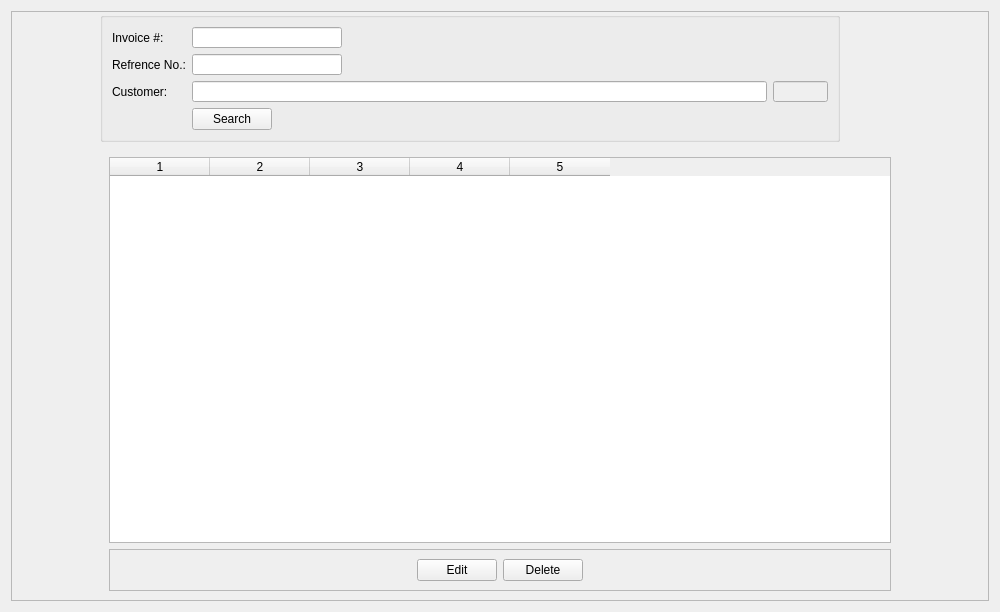
<?xml version="1.0" encoding="UTF-8"?>
<ui version="4.0">
 <class>EditSalesInvoice</class>
 <widget class="QWidget" name="EditSalesInvoice">
  <property name="geometry">
   <rect>
    <x>0</x>
    <y>0</y>
    <width>1000</width>
    <height>612</height>
   </rect>
  </property>
  <property name="windowTitle">
   <string>Form</string>
  </property>
  <layout class="QGridLayout" name="gridLayout">
   <item row="0" column="0">
    <widget class="QStackedWidget" name="stackedWidget">
     <property name="currentIndex">
      <number>0</number>
     </property>
     <widget class="QWidget" name="page_Selection">
      <layout class="QGridLayout" name="gridLayout_6">
       <property name="leftMargin">
        <number>0</number>
       </property>
       <property name="topMargin">
        <number>0</number>
       </property>
       <property name="rightMargin">
        <number>0</number>
       </property>
       <property name="bottomMargin">
        <number>0</number>
       </property>
       <property name="spacing">
        <number>0</number>
       </property>
       <item row="0" column="1">
        <widget class="QFrame" name="frame_4">
         <property name="frameShape">
          <enum>QFrame::StyledPanel</enum>
         </property>
         <property name="frameShadow">
          <enum>QFrame::Raised</enum>
         </property>
         <layout class="QGridLayout" name="gridLayout_8">
          <property name="leftMargin">
           <number>0</number>
          </property>
          <property name="topMargin">
           <number>0</number>
          </property>
          <property name="rightMargin">
           <number>0</number>
          </property>
          <property name="bottomMargin">
           <number>0</number>
          </property>
          <item row="0" column="0">
           <layout class="QVBoxLayout" name="verticalLayout_4">
            <item>
             <widget class="QGroupBox" name="groupBox_3">
              <property name="maximumSize">
               <size>
                <width>740</width>
                <height>130</height>
               </size>
              </property>
              <property name="styleSheet">
               <string notr="true">border-width:0px;</string>
              </property>
              <property name="title">
               <string/>
              </property>
              <layout class="QFormLayout" name="formLayout">
               <item row="0" column="0">
                <widget class="QLabel" name="label_15">
                 <property name="text">
                  <string>Invoice #:</string>
                 </property>
                </widget>
               </item>
               <item row="0" column="1">
                <widget class="QLineEdit" name="search_invno">
                 <property name="maximumSize">
                  <size>
                   <width>150</width>
                   <height>16777215</height>
                  </size>
                 </property>
                </widget>
               </item>
               <item row="2" column="0">
                <widget class="QLabel" name="label_18">
                 <property name="text">
                  <string>Refrence No.:</string>
                 </property>
                </widget>
               </item>
               <item row="2" column="1">
                <widget class="QLineEdit" name="search_refno">
                 <property name="maximumSize">
                  <size>
                   <width>150</width>
                   <height>16777215</height>
                  </size>
                 </property>
                </widget>
               </item>
               <item row="3" column="0">
                <widget class="QLabel" name="label_21">
                 <property name="text">
                  <string>Customer:</string>
                 </property>
                </widget>
               </item>
               <item row="3" column="1">
                <layout class="QHBoxLayout" name="horizontalLayout_19">
                 <item>
                  <widget class="QLineEdit" name="search_customername"/>
                 </item>
                 <item>
                  <widget class="QLineEdit" name="search_customer_id">
                   <property name="enabled">
                    <bool>false</bool>
                   </property>
                   <property name="maximumSize">
                    <size>
                     <width>55</width>
                     <height>16777215</height>
                    </size>
                   </property>
                   <property name="focusPolicy">
                    <enum>Qt::NoFocus</enum>
                   </property>
                  </widget>
                 </item>
                </layout>
               </item>
               <item row="4" column="0">
                <widget class="QLabel" name="label_22">
                 <property name="text">
                  <string/>
                 </property>
                </widget>
               </item>
               <item row="4" column="1">
                <widget class="QPushButton" name="btn_next">
                 <property name="maximumSize">
                  <size>
                   <width>80</width>
                   <height>16777215</height>
                  </size>
                 </property>
                 <property name="text">
                  <string>Search</string>
                 </property>
                </widget>
               </item>
              </layout>
             </widget>
            </item>
            <item>
             <widget class="QFrame" name="frame_5">
              <property name="minimumSize">
               <size>
                <width>100</width>
                <height>50</height>
               </size>
              </property>
              <property name="maximumSize">
               <size>
                <width>800</width>
                <height>16777215</height>
               </size>
              </property>
              <property name="frameShape">
               <enum>QFrame::NoFrame</enum>
              </property>
              <property name="frameShadow">
               <enum>QFrame::Raised</enum>
              </property>
              <layout class="QVBoxLayout" name="verticalLayout_6">
               <item>
                <widget class="QTableWidget" name="tableWidgetSearch">
                 <property name="frameShape">
                  <enum>QFrame::StyledPanel</enum>
                 </property>
                 <property name="editTriggers">
                  <set>QAbstractItemView::NoEditTriggers</set>
                 </property>
                 <property name="tabKeyNavigation">
                  <bool>false</bool>
                 </property>
                 <property name="alternatingRowColors">
                  <bool>true</bool>
                 </property>
                 <property name="selectionMode">
                  <enum>QAbstractItemView::SingleSelection</enum>
                 </property>
                 <property name="selectionBehavior">
                  <enum>QAbstractItemView::SelectRows</enum>
                 </property>
                 <property name="sortingEnabled">
                  <bool>false</bool>
                 </property>
                 <property name="columnCount">
                  <number>5</number>
                 </property>
                 <column/>
                 <column/>
                 <column/>
                 <column/>
                 <column/>
                </widget>
               </item>
               <item>
                <widget class="QFrame" name="frame_6">
                 <property name="minimumSize">
                  <size>
                   <width>0</width>
                   <height>30</height>
                  </size>
                 </property>
                 <property name="frameShape">
                  <enum>QFrame::StyledPanel</enum>
                 </property>
                 <property name="frameShadow">
                  <enum>QFrame::Raised</enum>
                 </property>
                 <layout class="QHBoxLayout" name="horizontalLayout_24">
                  <item>
                   <spacer name="horizontalSpacer_4">
                    <property name="orientation">
                     <enum>Qt::Horizontal</enum>
                    </property>
                    <property name="sizeHint" stdset="0">
                     <size>
                      <width>294</width>
                      <height>20</height>
                     </size>
                    </property>
                   </spacer>
                  </item>
                  <item>
                   <widget class="QPushButton" name="pushButton">
                    <property name="text">
                     <string>Edit</string>
                    </property>
                   </widget>
                  </item>
                  <item>
                   <widget class="QPushButton" name="pushButton_Delete">
                    <property name="text">
                     <string>Delete</string>
                    </property>
                   </widget>
                  </item>
                  <item>
                   <spacer name="horizontalSpacer_5">
                    <property name="orientation">
                     <enum>Qt::Horizontal</enum>
                    </property>
                    <property name="sizeHint" stdset="0">
                     <size>
                      <width>294</width>
                      <height>20</height>
                     </size>
                    </property>
                   </spacer>
                  </item>
                 </layout>
                </widget>
               </item>
              </layout>
             </widget>
            </item>
           </layout>
          </item>
         </layout>
        </widget>
       </item>
      </layout>
     </widget>
     <widget class="QWidget" name="page_form">
      <layout class="QGridLayout" name="gridLayout_5">
       <property name="leftMargin">
        <number>0</number>
       </property>
       <property name="topMargin">
        <number>0</number>
       </property>
       <property name="rightMargin">
        <number>0</number>
       </property>
       <property name="bottomMargin">
        <number>0</number>
       </property>
       <item row="0" column="0">
        <widget class="QScrollArea" name="scrollArea">
         <property name="focusPolicy">
          <enum>Qt::NoFocus</enum>
         </property>
         <property name="frameShape">
          <enum>QFrame::NoFrame</enum>
         </property>
         <property name="widgetResizable">
          <bool>true</bool>
         </property>
         <widget class="QWidget" name="scrollAreaWidgetContents">
          <property name="geometry">
           <rect>
            <x>0</x>
            <y>0</y>
            <width>982</width>
            <height>594</height>
           </rect>
          </property>
          <layout class="QGridLayout" name="gridLayout_2">
           <property name="leftMargin">
            <number>0</number>
           </property>
           <property name="topMargin">
            <number>0</number>
           </property>
           <property name="rightMargin">
            <number>0</number>
           </property>
           <property name="bottomMargin">
            <number>0</number>
           </property>
           <item row="0" column="0">
            <widget class="QGroupBox" name="groupBox">
             <property name="title">
              <string/>
             </property>
             <layout class="QGridLayout" name="gridLayout_3">
              <item row="0" column="0">
               <layout class="QVBoxLayout" name="verticalLayout">
                <item>
                 <layout class="QHBoxLayout" name="horizontalLayout_21">
                  <item>
                   <layout class="QHBoxLayout" name="horizontalLayout">
                    <item>
                     <widget class="QLabel" name="label">
                      <property name="text">
                       <string>Date:</string>
                      </property>
                      <property name="alignment">
                       <set>Qt::AlignRight|Qt::AlignTrailing|Qt::AlignVCenter</set>
                      </property>
                     </widget>
                    </item>
                    <item>
                     <widget class="QDateEdit" name="dateEntrydate">
                      <property name="showGroupSeparator" stdset="0">
                       <bool>false</bool>
                      </property>
                      <property name="calendarPopup">
                       <bool>true</bool>
                      </property>
                     </widget>
                    </item>
                   </layout>
                  </item>
                  <item>
                   <layout class="QHBoxLayout" name="horizontalLayout_2">
                    <item>
                     <widget class="QLabel" name="label_2">
                      <property name="text">
                       <string>Sales Type:</string>
                      </property>
                      <property name="alignment">
                       <set>Qt::AlignRight|Qt::AlignTrailing|Qt::AlignVCenter</set>
                      </property>
                     </widget>
                    </item>
                    <item>
                     <widget class="QComboBox" name="comboSales_type">
                      <property name="minimumSize">
                       <size>
                        <width>100</width>
                        <height>0</height>
                       </size>
                      </property>
                     </widget>
                    </item>
                   </layout>
                  </item>
                  <item>
                   <layout class="QHBoxLayout" name="horizontalLayout_3">
                    <item>
                     <widget class="QLabel" name="label_3">
                      <property name="text">
                       <string>Customer Group:</string>
                      </property>
                      <property name="alignment">
                       <set>Qt::AlignRight|Qt::AlignTrailing|Qt::AlignVCenter</set>
                      </property>
                     </widget>
                    </item>
                    <item>
                     <widget class="QComboBox" name="comboCust_group">
                      <property name="minimumSize">
                       <size>
                        <width>290</width>
                        <height>0</height>
                       </size>
                      </property>
                     </widget>
                    </item>
                   </layout>
                  </item>
                  <item>
                   <layout class="QHBoxLayout" name="horizontalLayout_8">
                    <item>
                     <widget class="QLabel" name="label_7">
                      <property name="text">
                       <string>Bility No:</string>
                      </property>
                      <property name="alignment">
                       <set>Qt::AlignRight|Qt::AlignTrailing|Qt::AlignVCenter</set>
                      </property>
                     </widget>
                    </item>
                    <item>
                     <widget class="QLineEdit" name="txt_shipped_via">
                      <property name="maximumSize">
                       <size>
                        <width>16777215</width>
                        <height>16777215</height>
                       </size>
                      </property>
                     </widget>
                    </item>
                   </layout>
                  </item>
                  <item>
                   <layout class="QHBoxLayout" name="horizontalLayout_6">
                    <item>
                     <widget class="QLabel" name="label_5">
                      <property name="text">
                       <string>Ref. No:</string>
                      </property>
                      <property name="alignment">
                       <set>Qt::AlignRight|Qt::AlignTrailing|Qt::AlignVCenter</set>
                      </property>
                     </widget>
                    </item>
                    <item>
                     <widget class="QLineEdit" name="txt_vendorRefno">
                      <property name="minimumSize">
                       <size>
                        <width>100</width>
                        <height>0</height>
                       </size>
                      </property>
                      <property name="maximumSize">
                       <size>
                        <width>16777215</width>
                        <height>16777215</height>
                       </size>
                      </property>
                     </widget>
                    </item>
                   </layout>
                  </item>
                 </layout>
                </item>
                <item>
                 <layout class="QHBoxLayout" name="horizontalLayout_22">
                  <item>
                   <layout class="QHBoxLayout" name="horizontalLayout_5">
                    <item>
                     <widget class="QLabel" name="label_4">
                      <property name="text">
                       <string>Customer:</string>
                      </property>
                      <property name="alignment">
                       <set>Qt::AlignRight|Qt::AlignTrailing|Qt::AlignVCenter</set>
                      </property>
                     </widget>
                    </item>
                    <item>
                     <layout class="QHBoxLayout" name="horizontalLayout_4">
                      <item>
                       <widget class="QLineEdit" name="txt_customername"/>
                      </item>
                      <item>
                       <widget class="QLineEdit" name="txt_customerid">
                        <property name="enabled">
                         <bool>false</bool>
                        </property>
                        <property name="maximumSize">
                         <size>
                          <width>50</width>
                          <height>16777215</height>
                         </size>
                        </property>
                        <property name="focusPolicy">
                         <enum>Qt::NoFocus</enum>
                        </property>
                       </widget>
                      </item>
                     </layout>
                    </item>
                   </layout>
                  </item>
                  <item>
                   <layout class="QHBoxLayout" name="horizontalLayout_7">
                    <item>
                     <widget class="QLabel" name="label_6">
                      <property name="text">
                       <string>Carrier:</string>
                      </property>
                      <property name="alignment">
                       <set>Qt::AlignRight|Qt::AlignTrailing|Qt::AlignVCenter</set>
                      </property>
                     </widget>
                    </item>
                    <item>
                     <widget class="QComboBox" name="comboCarrier_id">
                      <property name="minimumSize">
                       <size>
                        <width>350</width>
                        <height>0</height>
                       </size>
                      </property>
                     </widget>
                    </item>
                   </layout>
                  </item>
                 </layout>
                </item>
                <item>
                 <layout class="QHBoxLayout" name="horizontalLayout_23">
                  <item>
                   <layout class="QHBoxLayout" name="horizontalLayout_9">
                    <item>
                     <widget class="QLabel" name="label_8">
                      <property name="text">
                       <string>Notes:</string>
                      </property>
                      <property name="alignment">
                       <set>Qt::AlignRight|Qt::AlignTrailing|Qt::AlignVCenter</set>
                      </property>
                     </widget>
                    </item>
                    <item>
                     <widget class="QLineEdit" name="txt_notes">
                      <property name="minimumSize">
                       <size>
                        <width>310</width>
                        <height>0</height>
                       </size>
                      </property>
                     </widget>
                    </item>
                   </layout>
                  </item>
                  <item>
                   <layout class="QHBoxLayout" name="horizontalLayout_10">
                    <item>
                     <widget class="QLabel" name="label_9">
                      <property name="text">
                       <string>Ship To:</string>
                      </property>
                      <property name="alignment">
                       <set>Qt::AlignRight|Qt::AlignTrailing|Qt::AlignVCenter</set>
                      </property>
                     </widget>
                    </item>
                    <item>
                     <widget class="QLineEdit" name="txt_shipto">
                      <property name="minimumSize">
                       <size>
                        <width>295</width>
                        <height>0</height>
                       </size>
                      </property>
                     </widget>
                    </item>
                   </layout>
                  </item>
                 </layout>
                </item>
               </layout>
              </item>
             </layout>
            </widget>
           </item>
           <item row="1" column="0">
            <widget class="QFrame" name="groupBox_2">
             <property name="title" stdset="0">
              <string/>
             </property>
             <property name="flat" stdset="0">
              <bool>true</bool>
             </property>
             <layout class="QHBoxLayout" name="horizontalLayout_17">
              <item>
               <layout class="QVBoxLayout" name="verticalLayout_2">
                <item>
                 <widget class="QLabel" name="label_10">
                  <property name="text">
                   <string>Item Description</string>
                  </property>
                  <property name="alignment">
                   <set>Qt::AlignCenter</set>
                  </property>
                 </widget>
                </item>
                <item>
                 <layout class="QHBoxLayout" name="horizontalLayout_11">
                  <item>
                   <widget class="QLineEdit" name="txt_itemname">
                    <property name="minimumSize">
                     <size>
                      <width>290</width>
                      <height>0</height>
                     </size>
                    </property>
                   </widget>
                  </item>
                  <item>
                   <widget class="QLineEdit" name="txt_itemid">
                    <property name="enabled">
                     <bool>false</bool>
                    </property>
                    <property name="maximumSize">
                     <size>
                      <width>50</width>
                      <height>16777215</height>
                     </size>
                    </property>
                    <property name="focusPolicy">
                     <enum>Qt::NoFocus</enum>
                    </property>
                   </widget>
                  </item>
                 </layout>
                </item>
               </layout>
              </item>
              <item>
               <layout class="QVBoxLayout" name="verticalLayout_5">
                <item>
                 <widget class="QLabel" name="label_14">
                  <property name="text">
                   <string>Location</string>
                  </property>
                  <property name="alignment">
                   <set>Qt::AlignCenter</set>
                  </property>
                 </widget>
                </item>
                <item>
                 <widget class="QComboBox" name="comboLocation">
                  <property name="minimumSize">
                   <size>
                    <width>150</width>
                    <height>0</height>
                   </size>
                  </property>
                 </widget>
                </item>
               </layout>
              </item>
              <item>
               <layout class="QVBoxLayout" name="verticalLayout_3">
                <item>
                 <widget class="QLabel" name="label_11">
                  <property name="maximumSize">
                   <size>
                    <width>80</width>
                    <height>16777215</height>
                   </size>
                  </property>
                  <property name="text">
                   <string>Quantity</string>
                  </property>
                  <property name="alignment">
                   <set>Qt::AlignCenter</set>
                  </property>
                 </widget>
                </item>
                <item>
                 <widget class="QSpinBox" name="txt_qty">
                  <property name="minimumSize">
                   <size>
                    <width>80</width>
                    <height>0</height>
                   </size>
                  </property>
                  <property name="maximumSize">
                   <size>
                    <width>80</width>
                    <height>16777215</height>
                   </size>
                  </property>
                  <property name="frame">
                   <bool>true</bool>
                  </property>
                  <property name="alignment">
                   <set>Qt::AlignCenter</set>
                  </property>
                  <property name="maximum">
                   <number>99999999</number>
                  </property>
                 </widget>
                </item>
               </layout>
              </item>
              <item>
               <layout class="QVBoxLayout" name="verticalLayout_10">
                <item>
                 <widget class="QLabel" name="label_23">
                  <property name="text">
                   <string>Unit</string>
                  </property>
                  <property name="alignment">
                   <set>Qt::AlignCenter</set>
                  </property>
                 </widget>
                </item>
                <item>
                 <widget class="QComboBox" name="comboUnit">
                  <property name="minimumSize">
                   <size>
                    <width>80</width>
                    <height>0</height>
                   </size>
                  </property>
                 </widget>
                </item>
               </layout>
              </item>
              <item>
               <layout class="QVBoxLayout" name="verticalLayout_8">
                <item>
                 <widget class="QLabel" name="label_12">
                  <property name="maximumSize">
                   <size>
                    <width>90</width>
                    <height>16777215</height>
                   </size>
                  </property>
                  <property name="text">
                   <string>Price</string>
                  </property>
                  <property name="alignment">
                   <set>Qt::AlignCenter</set>
                  </property>
                 </widget>
                </item>
                <item>
                 <widget class="QDoubleSpinBox" name="txt_price">
                  <property name="minimumSize">
                   <size>
                    <width>90</width>
                    <height>0</height>
                   </size>
                  </property>
                  <property name="maximumSize">
                   <size>
                    <width>90</width>
                    <height>16777215</height>
                   </size>
                  </property>
                  <property name="alignment">
                   <set>Qt::AlignRight|Qt::AlignTrailing|Qt::AlignVCenter</set>
                  </property>
                  <property name="maximum">
                   <double>999999999999.989990234375000</double>
                  </property>
                 </widget>
                </item>
               </layout>
              </item>
              <item>
               <layout class="QVBoxLayout" name="verticalLayout_7">
                <item>
                 <widget class="QLabel" name="label_13">
                  <property name="maximumSize">
                   <size>
                    <width>90</width>
                    <height>16777215</height>
                   </size>
                  </property>
                  <property name="text">
                   <string>Amount</string>
                  </property>
                  <property name="alignment">
                   <set>Qt::AlignCenter</set>
                  </property>
                 </widget>
                </item>
                <item>
                 <widget class="QDoubleSpinBox" name="txt_amt">
                  <property name="enabled">
                   <bool>false</bool>
                  </property>
                  <property name="minimumSize">
                   <size>
                    <width>100</width>
                    <height>0</height>
                   </size>
                  </property>
                  <property name="maximumSize">
                   <size>
                    <width>100</width>
                    <height>16777215</height>
                   </size>
                  </property>
                  <property name="focusPolicy">
                   <enum>Qt::NoFocus</enum>
                  </property>
                  <property name="alignment">
                   <set>Qt::AlignRight|Qt::AlignTrailing|Qt::AlignVCenter</set>
                  </property>
                  <property name="maximum">
                   <double>1000000000000000000.000000000000000</double>
                  </property>
                 </widget>
                </item>
               </layout>
              </item>
              <item>
               <layout class="QVBoxLayout" name="verticalLayout_9">
                <item>
                 <widget class="QLabel" name="label_26">
                  <property name="text">
                   <string/>
                  </property>
                  <property name="alignment">
                   <set>Qt::AlignCenter</set>
                  </property>
                 </widget>
                </item>
                <item>
                 <widget class="QPushButton" name="btn_add">
                  <property name="enabled">
                   <bool>false</bool>
                  </property>
                  <property name="minimumSize">
                   <size>
                    <width>0</width>
                    <height>0</height>
                   </size>
                  </property>
                  <property name="maximumSize">
                   <size>
                    <width>40</width>
                    <height>16777215</height>
                   </size>
                  </property>
                  <property name="cursor">
                   <cursorShape>PointingHandCursor</cursorShape>
                  </property>
                  <property name="text">
                   <string>Add</string>
                  </property>
                  <property name="iconSize">
                   <size>
                    <width>16</width>
                    <height>16</height>
                   </size>
                  </property>
                  <property name="autoDefault">
                   <bool>false</bool>
                  </property>
                  <property name="flat">
                   <bool>false</bool>
                  </property>
                 </widget>
                </item>
               </layout>
              </item>
             </layout>
            </widget>
           </item>
           <item row="2" column="0">
            <widget class="QTableWidget" name="tableWidgetDetail">
             <property name="focusPolicy">
              <enum>Qt::ClickFocus</enum>
             </property>
             <property name="autoFillBackground">
              <bool>true</bool>
             </property>
             <property name="styleSheet">
              <string notr="true"/>
             </property>
             <property name="horizontalScrollBarPolicy">
              <enum>Qt::ScrollBarAlwaysOff</enum>
             </property>
             <property name="sizeAdjustPolicy">
              <enum>QAbstractScrollArea::AdjustToContents</enum>
             </property>
             <property name="editTriggers">
              <set>QAbstractItemView::NoEditTriggers</set>
             </property>
             <property name="selectionMode">
              <enum>QAbstractItemView::SingleSelection</enum>
             </property>
             <property name="selectionBehavior">
              <enum>QAbstractItemView::SelectRows</enum>
             </property>
             <property name="columnCount">
              <number>7</number>
             </property>
             <attribute name="horizontalHeaderCascadingSectionResizes">
              <bool>false</bool>
             </attribute>
             <column/>
             <column/>
             <column/>
             <column/>
             <column/>
             <column/>
             <column/>
            </widget>
           </item>
           <item row="3" column="0">
            <widget class="QFrame" name="frame">
             <property name="frameShape">
              <enum>QFrame::NoFrame</enum>
             </property>
             <property name="frameShadow">
              <enum>QFrame::Raised</enum>
             </property>
             <layout class="QHBoxLayout" name="horizontalLayout_16">
              <property name="spacing">
               <number>0</number>
              </property>
              <property name="topMargin">
               <number>0</number>
              </property>
              <property name="bottomMargin">
               <number>0</number>
              </property>
              <item>
               <widget class="QLabel" name="lbl_invoice_no">
                <property name="font">
                 <font>
                  <pointsize>18</pointsize>
                  <weight>75</weight>
                  <bold>true</bold>
                 </font>
                </property>
                <property name="styleSheet">
                 <string notr="true">color:#006699;</string>
                </property>
                <property name="text">
                 <string>Invoice No. </string>
                </property>
                <property name="alignment">
                 <set>Qt::AlignLeading|Qt::AlignLeft|Qt::AlignTop</set>
                </property>
                <property name="margin">
                 <number>15</number>
                </property>
               </widget>
              </item>
              <item>
               <spacer name="horizontalSpacer">
                <property name="orientation">
                 <enum>Qt::Horizontal</enum>
                </property>
                <property name="sizeHint" stdset="0">
                 <size>
                  <width>464</width>
                  <height>108</height>
                 </size>
                </property>
               </spacer>
              </item>
              <item>
               <widget class="QFrame" name="frame_3">
                <property name="maximumSize">
                 <size>
                  <width>400</width>
                  <height>16777215</height>
                 </size>
                </property>
                <property name="frameShape">
                 <enum>QFrame::NoFrame</enum>
                </property>
                <property name="frameShadow">
                 <enum>QFrame::Raised</enum>
                </property>
                <layout class="QGridLayout" name="gridLayout_4">
                 <property name="topMargin">
                  <number>0</number>
                 </property>
                 <property name="rightMargin">
                  <number>0</number>
                 </property>
                 <property name="horizontalSpacing">
                  <number>0</number>
                 </property>
                 <property name="verticalSpacing">
                  <number>4</number>
                 </property>
                 <item row="0" column="0">
                  <layout class="QHBoxLayout" name="horizontalLayout_12">
                   <item>
                    <widget class="QLabel" name="label_17">
                     <property name="text">
                      <string>Total Amount:</string>
                     </property>
                     <property name="alignment">
                      <set>Qt::AlignRight|Qt::AlignTrailing|Qt::AlignVCenter</set>
                     </property>
                    </widget>
                   </item>
                   <item>
                    <widget class="QDoubleSpinBox" name="txt_totalamt">
                     <property name="enabled">
                      <bool>false</bool>
                     </property>
                     <property name="minimumSize">
                      <size>
                       <width>100</width>
                       <height>0</height>
                      </size>
                     </property>
                     <property name="maximumSize">
                      <size>
                       <width>100</width>
                       <height>16777215</height>
                      </size>
                     </property>
                     <property name="focusPolicy">
                      <enum>Qt::NoFocus</enum>
                     </property>
                     <property name="alignment">
                      <set>Qt::AlignRight|Qt::AlignTrailing|Qt::AlignVCenter</set>
                     </property>
                     <property name="readOnly">
                      <bool>false</bool>
                     </property>
                     <property name="keyboardTracking">
                      <bool>true</bool>
                     </property>
                     <property name="maximum">
                      <double>1000000000000000000.000000000000000</double>
                     </property>
                    </widget>
                   </item>
                  </layout>
                 </item>
                 <item row="1" column="0">
                  <layout class="QHBoxLayout" name="horizontalLayout_13">
                   <item>
                    <widget class="QLabel" name="label_16">
                     <property name="text">
                      <string>Discount:</string>
                     </property>
                     <property name="alignment">
                      <set>Qt::AlignRight|Qt::AlignTrailing|Qt::AlignVCenter</set>
                     </property>
                    </widget>
                   </item>
                   <item>
                    <widget class="QDoubleSpinBox" name="txt_discount">
                     <property name="minimumSize">
                      <size>
                       <width>100</width>
                       <height>0</height>
                      </size>
                     </property>
                     <property name="maximumSize">
                      <size>
                       <width>100</width>
                       <height>16777215</height>
                      </size>
                     </property>
                     <property name="alignment">
                      <set>Qt::AlignRight|Qt::AlignTrailing|Qt::AlignVCenter</set>
                     </property>
                     <property name="maximum">
                      <double>10000000000000000000.000000000000000</double>
                     </property>
                    </widget>
                   </item>
                  </layout>
                 </item>
                 <item row="2" column="0">
                  <layout class="QHBoxLayout" name="horizontalLayout_14">
                   <item>
                    <widget class="QLabel" name="label_19">
                     <property name="text">
                      <string>Freight:</string>
                     </property>
                     <property name="alignment">
                      <set>Qt::AlignRight|Qt::AlignTrailing|Qt::AlignVCenter</set>
                     </property>
                    </widget>
                   </item>
                   <item>
                    <widget class="QDoubleSpinBox" name="txt_freight">
                     <property name="minimumSize">
                      <size>
                       <width>100</width>
                       <height>0</height>
                      </size>
                     </property>
                     <property name="maximumSize">
                      <size>
                       <width>100</width>
                       <height>16777215</height>
                      </size>
                     </property>
                     <property name="alignment">
                      <set>Qt::AlignRight|Qt::AlignTrailing|Qt::AlignVCenter</set>
                     </property>
                     <property name="maximum">
                      <double>1000000000000000000.000000000000000</double>
                     </property>
                    </widget>
                   </item>
                  </layout>
                 </item>
                 <item row="3" column="0">
                  <layout class="QHBoxLayout" name="horizontalLayout_15">
                   <item>
                    <widget class="QLabel" name="label_20">
                     <property name="text">
                      <string>Net Amount:</string>
                     </property>
                     <property name="alignment">
                      <set>Qt::AlignRight|Qt::AlignTrailing|Qt::AlignVCenter</set>
                     </property>
                    </widget>
                   </item>
                   <item>
                    <widget class="QDoubleSpinBox" name="txt_totNetAmount">
                     <property name="enabled">
                      <bool>false</bool>
                     </property>
                     <property name="minimumSize">
                      <size>
                       <width>100</width>
                       <height>0</height>
                      </size>
                     </property>
                     <property name="maximumSize">
                      <size>
                       <width>100</width>
                       <height>16777215</height>
                      </size>
                     </property>
                     <property name="focusPolicy">
                      <enum>Qt::NoFocus</enum>
                     </property>
                     <property name="alignment">
                      <set>Qt::AlignRight|Qt::AlignTrailing|Qt::AlignVCenter</set>
                     </property>
                     <property name="maximum">
                      <double>1000000000000000000.000000000000000</double>
                     </property>
                    </widget>
                   </item>
                  </layout>
                 </item>
                 <item row="4" column="0">
                  <layout class="QHBoxLayout" name="horizontalLayout_20">
                   <item>
                    <widget class="QLabel" name="label_25">
                     <property name="text">
                      <string>Cash Received:</string>
                     </property>
                     <property name="alignment">
                      <set>Qt::AlignRight|Qt::AlignTrailing|Qt::AlignVCenter</set>
                     </property>
                    </widget>
                   </item>
                   <item>
                    <widget class="QDoubleSpinBox" name="txt_cashReceived">
                     <property name="minimumSize">
                      <size>
                       <width>100</width>
                       <height>0</height>
                      </size>
                     </property>
                     <property name="maximumSize">
                      <size>
                       <width>100</width>
                       <height>16777215</height>
                      </size>
                     </property>
                     <property name="alignment">
                      <set>Qt::AlignRight|Qt::AlignTrailing|Qt::AlignVCenter</set>
                     </property>
                     <property name="maximum">
                      <double>1000000000000000000.000000000000000</double>
                     </property>
                    </widget>
                   </item>
                  </layout>
                 </item>
                </layout>
               </widget>
              </item>
             </layout>
            </widget>
           </item>
           <item row="4" column="0">
            <widget class="QFrame" name="frame_2">
             <property name="frameShape">
              <enum>QFrame::StyledPanel</enum>
             </property>
             <property name="frameShadow">
              <enum>QFrame::Raised</enum>
             </property>
             <layout class="QHBoxLayout" name="horizontalLayout_18">
              <item>
               <spacer name="horizontalSpacer_2">
                <property name="orientation">
                 <enum>Qt::Horizontal</enum>
                </property>
                <property name="sizeHint" stdset="0">
                 <size>
                  <width>424</width>
                  <height>20</height>
                 </size>
                </property>
               </spacer>
              </item>
              <item>
               <widget class="QPushButton" name="btn_back">
                <property name="text">
                 <string>Back</string>
                </property>
               </widget>
              </item>
              <item>
               <widget class="QPushButton" name="btn_save">
                <property name="enabled">
                 <bool>false</bool>
                </property>
                <property name="text">
                 <string>Save</string>
                </property>
               </widget>
              </item>
              <item>
               <spacer name="horizontalSpacer_3">
                <property name="orientation">
                 <enum>Qt::Horizontal</enum>
                </property>
                <property name="sizeHint" stdset="0">
                 <size>
                  <width>424</width>
                  <height>20</height>
                 </size>
                </property>
               </spacer>
              </item>
             </layout>
            </widget>
           </item>
          </layout>
         </widget>
        </widget>
       </item>
      </layout>
     </widget>
    </widget>
   </item>
  </layout>
 </widget>
 <tabstops>
  <tabstop>dateEntrydate</tabstop>
  <tabstop>comboSales_type</tabstop>
  <tabstop>comboCust_group</tabstop>
  <tabstop>txt_shipped_via</tabstop>
  <tabstop>txt_vendorRefno</tabstop>
  <tabstop>txt_customername</tabstop>
  <tabstop>comboCarrier_id</tabstop>
  <tabstop>txt_notes</tabstop>
  <tabstop>txt_shipto</tabstop>
  <tabstop>txt_itemname</tabstop>
  <tabstop>comboLocation</tabstop>
  <tabstop>txt_qty</tabstop>
  <tabstop>comboUnit</tabstop>
  <tabstop>txt_price</tabstop>
  <tabstop>btn_add</tabstop>
  <tabstop>txt_discount</tabstop>
  <tabstop>txt_freight</tabstop>
  <tabstop>txt_cashReceived</tabstop>
  <tabstop>btn_back</tabstop>
  <tabstop>btn_save</tabstop>
  <tabstop>search_invno</tabstop>
  <tabstop>search_refno</tabstop>
  <tabstop>search_customername</tabstop>
  <tabstop>btn_next</tabstop>
  <tabstop>tableWidgetSearch</tabstop>
  <tabstop>pushButton</tabstop>
  <tabstop>pushButton_Delete</tabstop>
  <tabstop>search_customer_id</tabstop>
 </tabstops>
 <resources/>
 <connections/>
</ui>
